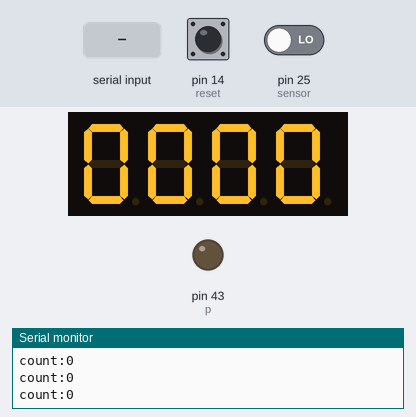
The sketch below on a simulated Arduino Mega 2560, built with avr-gcc and run on an emulated ATmega2560. Shown: 4-digit seven-segment display, output pins drawn as LEDs (lit = HIGH), the last lines printed to the serial monitor. Wiring (inferred from the names in the program): 4-digit 7-segment display, segments lit when HIGH: segments pin 36, pin 37, pin 38, pin 39, pin 40, pin 41, pin 42; digit selects pin 32, pin 33, pin 34, pin 35. The test bench sets the inputs (shaded band); at power-on: pin 14 (reset) HIGH, pin 25 (sensor) LOW. The segment pins are drawn as the display they are named for; pins used as bus, display or sensor lines are not drawn.

Above: at 4.6 s.
4.7 s: pin 14 (reset) pulled LOW for 3.2 s
At 5.1 s:
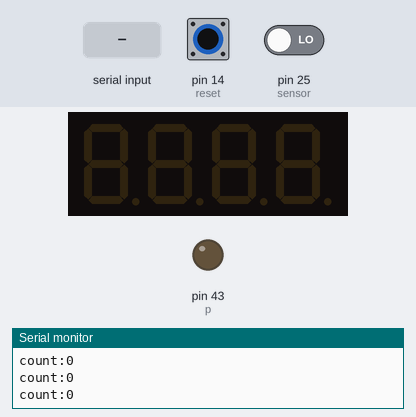
9.4 s: pin 25 (sensor) driven HIGH
At 10.5 s:
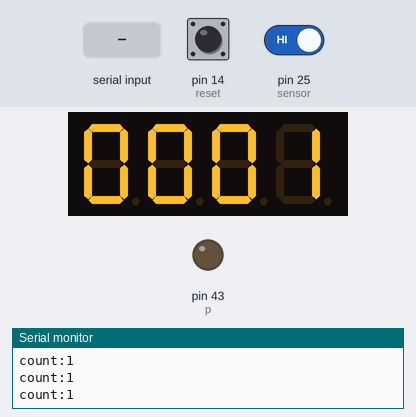
10.9 s: "i" received over Serial
At 11.6 s:
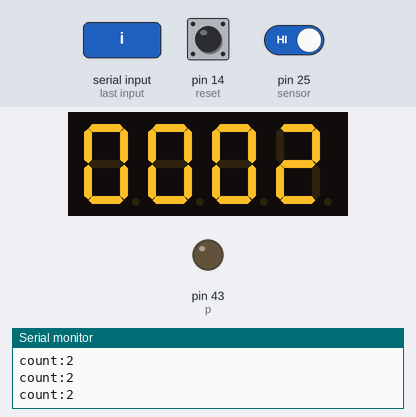
12.4 s: pin 14 (reset) pulled LOW for 0.15 s
At 14.4 s:
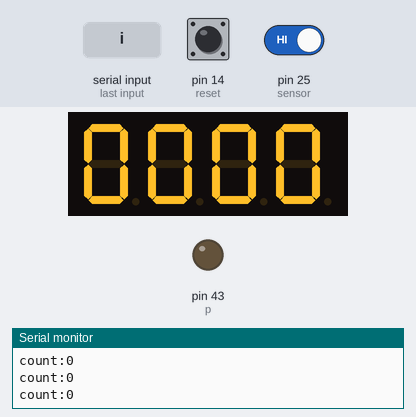

Measured:
- after the input at 4.7 s, the display: changes after 0.10 s (image 1)
- after the input at 9.4 s, the display: changes after 0.08 s (image 2)
- after the input at 10.9 s, the display: changes after 0.08 s (image 3)
- after the input at 12.4 s, the display: first changes after 0.16 s (image 4 shows a later state)
- what the display in image 1 shows lasts 3.1 s, from 4.8 s to 7.9 s

The sketch:

digital_display-sensor.ino
```cpp
#include <TimerOne.h>
//the pins of 4-digit 7-segment display attach to pin2-13 respectively
int a = 36;
int b = 37;//         a
int c = 38;//        ---
int d = 39;//      f| g |b
int e = 40;//        ---
int f = 41;//      e|   |c
int g = 42;//        ---
int p = 43;//         d
int d4 = 35;// one's 7 segment display
int d3 = 34;// ten's 7 segment display
int d2 = 33;// hundred's 7 segment display
int d1 = 32;// thousand's 7 segment display

long n = 0;// n represents the value displayed on the LED display. For example, when n=0, 0000 is displayed. The maximum value is 9999.
int x = 100;
int del = 5;//Set del as 5; the value is the degree of fine tuning for the clock
int limit = 10000;
//int count = 0;//Set count=0. Here count is a count value that increases by 1 every 0.1 second, which means 1 second is counted when the value is 10

//motion sensor
int sensor = 25; //pin of motion sensor on arduino
int detect = LOW; //current state of motion sensor
int prev = LOW; //previous state of motion sensor

//reset button
int reset = 14; //pin of the button on the breadboard
int buttonState = 0; //wheither or not the button is pressed
int wipeDelay = 0; //breaks up the wipe so it doesn't go as quickly

//bluetooth
String incoming_string = "";
char cha;
int index = 0;
boolean flag = false;
char data[10];
int rotate = 0;

void setup()
{
  //set all the pins of the LED display as output
  pinMode(d1, OUTPUT);
  pinMode(d2, OUTPUT);
  pinMode(d3, OUTPUT);
  pinMode(d4, OUTPUT);
  pinMode(a, OUTPUT);
  pinMode(b, OUTPUT);
  pinMode(c, OUTPUT);
  pinMode(d, OUTPUT);
  pinMode(e, OUTPUT);
  pinMode(f, OUTPUT);
  pinMode(g, OUTPUT);
  pinMode(p, OUTPUT);

  pinMode(sensor, INPUT);

  pinMode(reset, INPUT_PULLUP);
  Serial.begin(9600);

  wipe(2);

  //Timer1.initialize(100000); // set a timer of length 100000 microseconds (or 0.1 sec - or 10Hz => the led will blink 5 times, 5 cycles of on-and-off, per second)
  //Timer1.attachInterrupt( add ); // attach the service routine here
}
/***************************************/
void loop()
{
  scan();
  bluetooth();
  if (n > limit)
    //Serial.println("ERROR: Limit exceeded!");

  clearLEDs();//clear the 7-segment display screen
  pickDigit(0);//Light up 7-segment display d1
  pickNumber((n/1000));// get the value of thousand
  delay(del);//delay 5ms

  clearLEDs();//clear the 7-segment display screen
  pickDigit(1);//Light up 7-segment display d2
  pickNumber((n%1000)/100);// get the value of hundred
  delay(del);//delay 5ms

  clearLEDs();//clear the 7-segment display screen
  pickDigit(2);//Light up 7-segment display d3
  pickNumber(n%100/10);//get the value of ten
  delay(del);//delay 5ms

  clearLEDs();//clear the 7-segment display screen
  pickDigit(3);//Light up 7-segment display d4
  pickNumber(n%10);//Get the value of single digit
  delay(del);//delay 5ms
}
/*******************************************/
void scan()
{
  // put your main code here, to run repeatedly:
  buttonState = digitalRead(reset);
  if (buttonState == LOW){
    revwipe(5);
    n=0;
  }

  if (n >= limit)
     n = 0;

  detect = digitalRead(sensor);
  if (detect == HIGH) {
    if (prev == LOW) {
      prev = HIGH;
      n = n+1;
      //Serial.println("Motion detected!");
      //Serial.print(n);
      //Serial.println(" -> Number of times motion was detected");
    }
  }
  else {
    if (prev == HIGH) {
      //Serial.println("Motion stopped!");
      prev = LOW;
    }
  }
}
/**************************************/
void bluetooth()
{
  //Send to bluetooth count
  String sendStr = "count:" + String(n);
  Serial.println(sendStr);

  if(Serial.available() > 0){
    while(Serial.available() > 0){
      cha = Serial.read();
      //delay(10); //Delay required
      data[index] = cha;
      index++;
    }
    data[index] = '\0';
    flag = true;
  }
  if(flag){
    handle_bt();
    flag = false;
    index = 0;
    data[0] = '\0';
  }
}
/**************************************/
void handle_bt()
{
  char command = data[0];
  switch(command){
    case 'i':
      //Serial.println("Command: increment");
      n++;
      break;
    case 'd':
      //Serial.println("Command: decrement");
      n--;
      break;
    case 'r':
      //Serial.println("Command: reset");
      revwipe(5);
      n = 0;
      break;
  }
}
/**************************************/
void wipe(int wipeSpeed)
{
  while(n != 9999) {
    if (wipeDelay == wipeSpeed) {
      if (n%10 != 9) {
        n = n+1;
      } else if ((n%100)/10 != 9) {
        n = n+10;
      } else if ((n%1000)/100 != 9) {
        n = n+100;
      } else if (n/1000 != 9) {
        n = n+1000;
      }
      wipeDelay = 0;
    }

    clearLEDs();//clear the 7-segment display screen
    pickDigit(0);//Light up 7-segment display d1
    pickNumber((n/1000));// get the value of thousand
    delay(del);//delay 5ms

    clearLEDs();//clear the 7-segment display screen
    pickDigit(1);//Light up 7-segment display d2
    pickNumber((n%1000)/100);// get the value of hundred
    delay(del);//delay 5ms

    clearLEDs();//clear the 7-segment display screen
    pickDigit(2);//Light up 7-segment display d3
    pickNumber(n%100/10);//get the value of ten
    delay(del);//delay 5ms

    clearLEDs();//clear the 7-segment display screen
    pickDigit(3);//Light up 7-segment display d4
    pickNumber(n%10);//Get the value of single digit
    delay(del);//delay 5ms

    wipeDelay = wipeDelay+1;
  }
  revwipe(wipeSpeed);
}
/**************************************/
void revwipe(int wipeSpeed)
{
  while(n != 0000) {
    if (wipeDelay == wipeSpeed) {
      if (n/1000 != 0) {
        n = n-1000;
      } else if ((n%1000)/100 != 0) {
        n = n-100;
      } else if ((n%100)/10 != 0) {
        n = n-10;
      } else if (n%10 != 0) {
        n = n-1;
      }
      wipeDelay = 0;
    }

    clearLEDs();//clear the 7-segment display screen
    pickDigit(0);//Light up 7-segment display d1
    pickNumber((n/1000));// get the value of thousand
    delay(del);//delay 5ms

    clearLEDs();//clear the 7-segment display screen
    pickDigit(1);//Light up 7-segment display d2
    pickNumber((n%1000)/100);// get the value of hundred
    delay(del);//delay 5ms

    clearLEDs();//clear the 7-segment display screen
    pickDigit(2);//Light up 7-segment display d3
    pickNumber(n%100/10);//get the value of ten
    delay(del);//delay 5ms

    clearLEDs();//clear the 7-segment display screen
    pickDigit(3);//Light up 7-segment display d4
    pickNumber(n%10);//Get the value of single digit
    delay(del);//delay 5ms

    wipeDelay = wipeDelay+1;
  }
  clearLEDs();
  delay(del*100);
}
/**************************************/
void pickDigit(int x) //light up a 7-segment display
{
  //The 7-segment LED display is a common-cathode one. So also use digitalWrite to  set d1 as high and the LED will go out
  digitalWrite(d1, HIGH);
  digitalWrite(d2, HIGH);
  digitalWrite(d3, HIGH);
  digitalWrite(d4, HIGH);

  switch(x)
  {
    case 0:
    digitalWrite(d1, LOW);//Light d1 up
    break;
    case 1:
    digitalWrite(d2, LOW); //Light d2 up
    break;
    case 2:
    digitalWrite(d3, LOW); //Light d3 up
    break;
    default:
    digitalWrite(d4, LOW); //Light d4 up
    break;
  }
}
//The function is to control the 7-segment LED display to display numbers. Here x is the number to be displayed. It is an integer from 0 to 9
void pickNumber(int x)
{
  switch(x)
  {
    default:
    zero();
    break;
    case 1:
    one();
    break;
    case 2:
    two();
    break;
    case 3:
    three();
    break;
    case 4:
    four();
    break;
    case 5:
    five();
    break;
    case 6:
    six();
    break;
    case 7:
    seven();
    break;
    case 8:
    eight();
    break;
    case 9:
    nine();
    break;
  }
}
void clearLEDs() //clear the 7-segment display screen
{
  digitalWrite(a, LOW);
  digitalWrite(b, LOW);
  digitalWrite(c, LOW);
  digitalWrite(d, LOW);
  digitalWrite(e, LOW);
  digitalWrite(f, LOW);
  digitalWrite(g, LOW);
  digitalWrite(p, LOW);
}

void zero() //the 7-segment led display 0
{
  digitalWrite(a, HIGH);
  digitalWrite(b, HIGH);
  digitalWrite(c, HIGH);
  digitalWrite(d, HIGH);
  digitalWrite(e, HIGH);
  digitalWrite(f, HIGH);
  digitalWrite(g, LOW);
}

void one() //the 7-segment led display 1
{
  digitalWrite(a, LOW);
  digitalWrite(b, HIGH);
  digitalWrite(c, HIGH);
  digitalWrite(d, LOW);
  digitalWrite(e, LOW);
  digitalWrite(f, LOW);
  digitalWrite(g, LOW);
}

void two() //the 7-segment led display 2
{
  digitalWrite(a, HIGH);
  digitalWrite(b, HIGH);
  digitalWrite(c, LOW);
  digitalWrite(d, HIGH);
  digitalWrite(e, HIGH);
  digitalWrite(f, LOW);
  digitalWrite(g, HIGH);
}
void three() //the 7-segment led display 3
{
  digitalWrite(a, HIGH);
  digitalWrite(b, HIGH);
  digitalWrite(c, HIGH);
  digitalWrite(d, HIGH);
  digitalWrite(e, LOW);
  digitalWrite(f, LOW);
  digitalWrite(g, HIGH);
}

void four() //the 7-segment led display 4
{
  digitalWrite(a, LOW);
  digitalWrite(b, HIGH);
  digitalWrite(c, HIGH);
  digitalWrite(d, LOW);
  digitalWrite(e, LOW);
  digitalWrite(f, HIGH);
  digitalWrite(g, HIGH);
}

void five() //the 7-segment led display 5
{
  digitalWrite(a, HIGH);
  digitalWrite(b, LOW);
  digitalWrite(c, HIGH);
  digitalWrite(d, HIGH);
  digitalWrite(e, LOW);
  digitalWrite(f, HIGH);
  digitalWrite(g, HIGH);
}

void six() //the 7-segment led display 6
{
  digitalWrite(a, HIGH);
  digitalWrite(b, LOW);
  digitalWrite(c, HIGH);
  digitalWrite(d, HIGH);
  digitalWrite(e, HIGH);
  digitalWrite(f, HIGH);
  digitalWrite(g, HIGH);
}

void seven() //the 7-segment led display 7
{
  digitalWrite(a, HIGH);
  digitalWrite(b, HIGH);
  digitalWrite(c, HIGH);
  digitalWrite(d, LOW);
  digitalWrite(e, LOW);
  digitalWrite(f, LOW);
  digitalWrite(g, LOW);
}

void eight() //the 7-segment led display 8
{
  digitalWrite(a, HIGH);
  digitalWrite(b, HIGH);
  digitalWrite(c, HIGH);
  digitalWrite(d, HIGH);
  digitalWrite(e, HIGH);
  digitalWrite(f, HIGH);
  digitalWrite(g, HIGH);
}

void nine() //the 7-segment led display 9
{
  digitalWrite(a, HIGH);
  digitalWrite(b, HIGH);
  digitalWrite(c, HIGH);
  digitalWrite(d, HIGH);
  digitalWrite(e, LOW);
  digitalWrite(f, HIGH);
  digitalWrite(g, HIGH);
}
```
